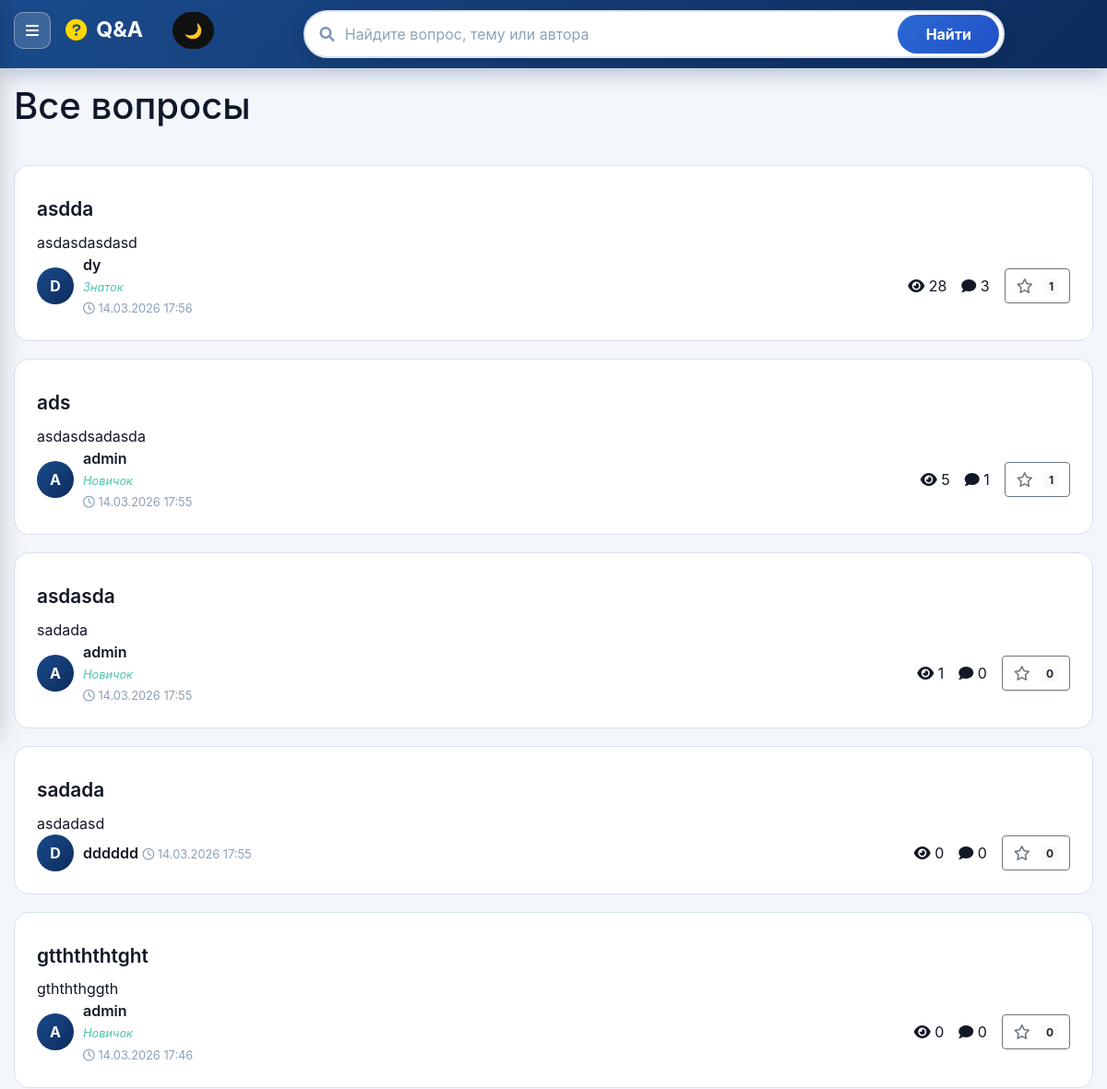
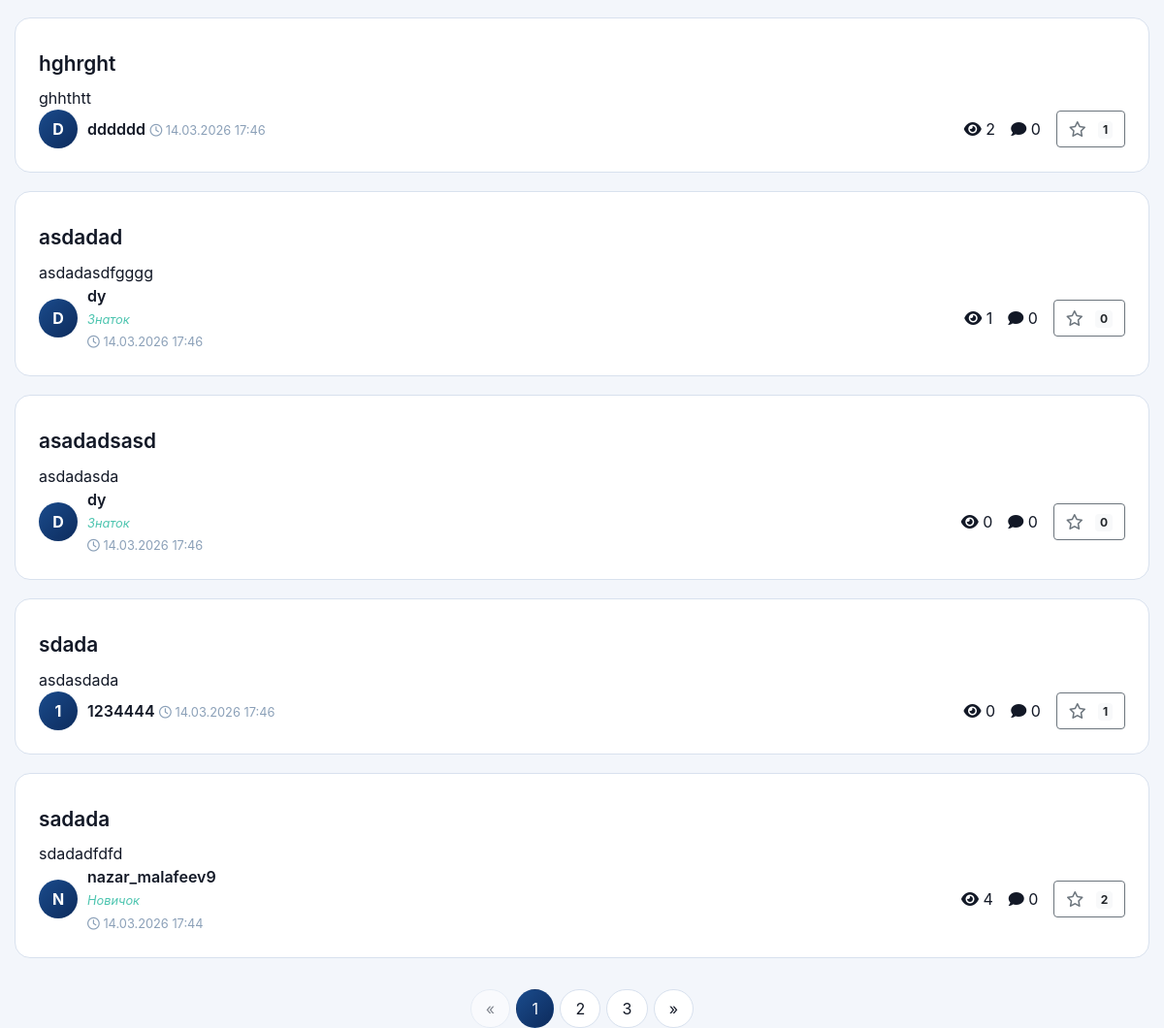
/questions/, run on an earlier commit of the app's database (2 pictures, top to bottom).
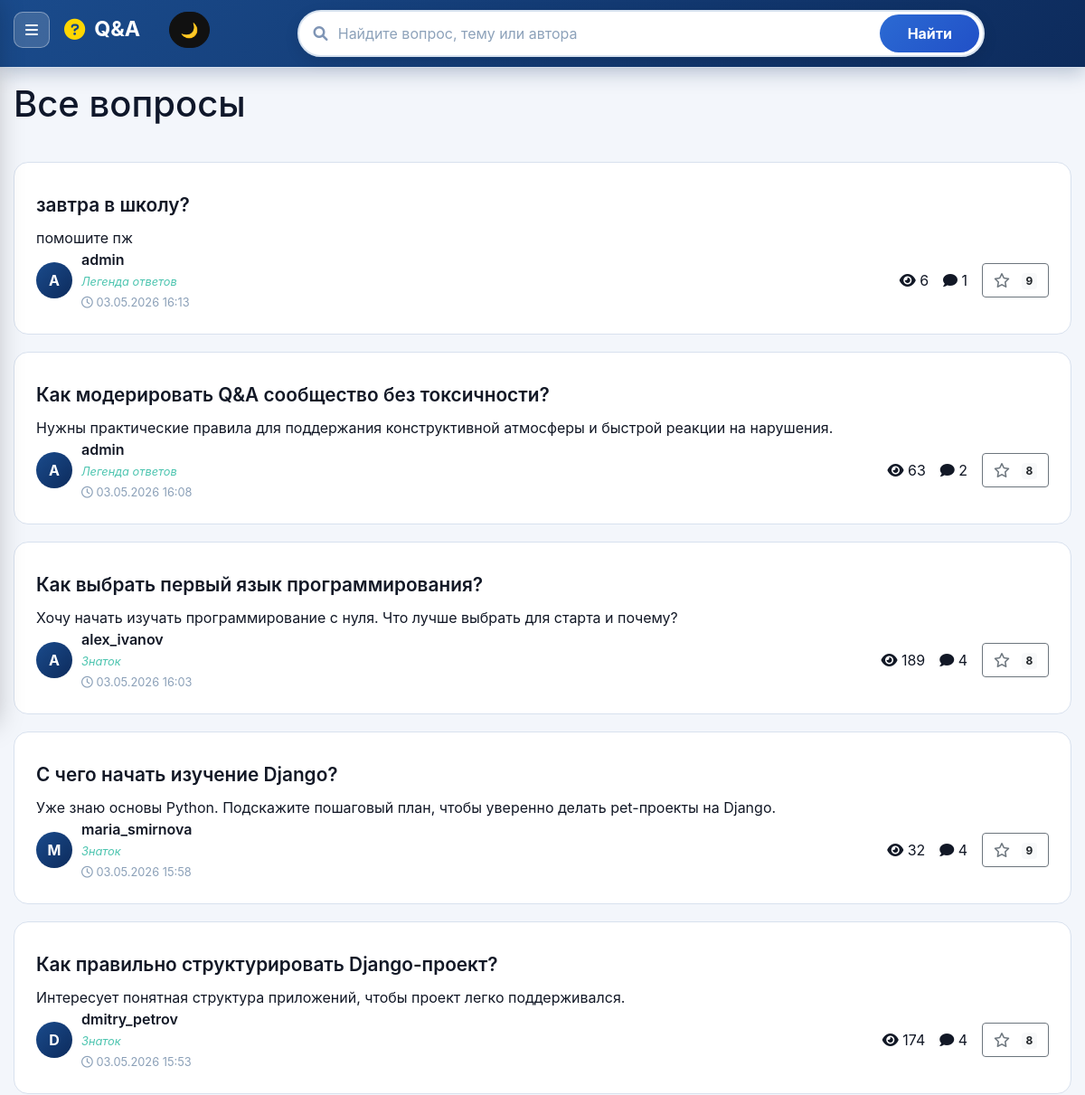
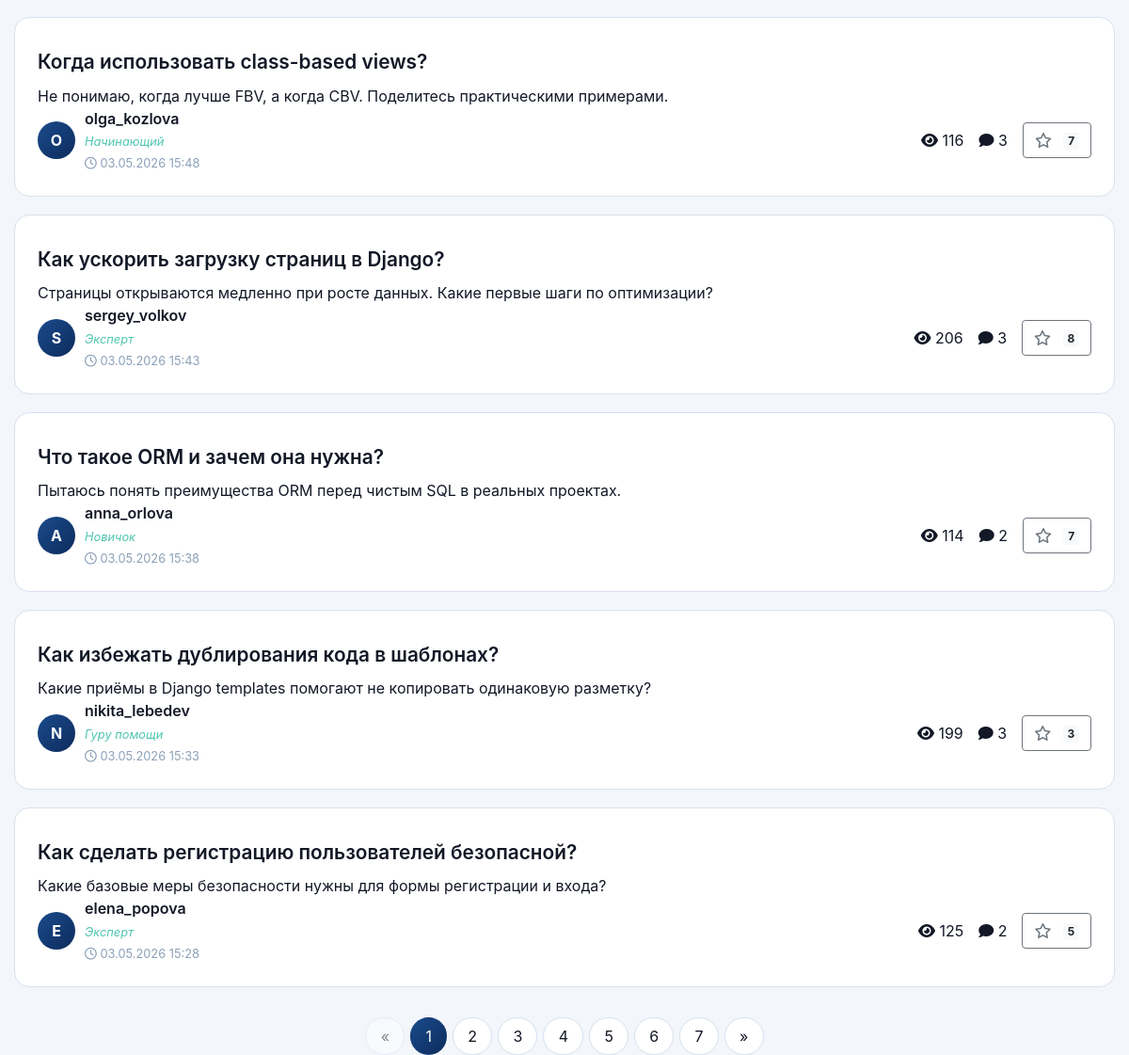
And on a later commit of the database (2 pictures, top to bottom).
### questions/models.py (models this page shows, shortened)
class Question(models.Model):
    title = models.CharField(max_length=200)
    content = models.TextField()
    created_at = models.DateTimeField(auto_now_add=True)
    author = models.ForeignKey(User, on_delete=models.CASCADE, related_name='questions')
    views_count = models.IntegerField(default=0)
    accepted_answer = models.OneToOneField(
        'Answer',
        on_delete=models.SET_NULL,
        null=True,
        blank=True,
        related_name='accepted_for_question'
    )
    objects = models.Manager()

class Profile(models.Model):
    user = models.OneToOneField(User, on_delete=models.CASCADE)
    bio = models.TextField(blank=True)
    location = models.CharField(max_length=100, blank=True)
    website = models.URLField(blank=True)
    chosen_title = models.CharField(max_length=100, blank=True, null=True, help_text='Выбранный титул из ранее полученных')
    def get_score(self):
        answers = self.user.answers
        answer_count = answers.count()
        accepted_count = answers.filter(question__accepted_answer_id=F('id')).count()
        bad_count = answers.filter(is_bad=True).count()
        score = answer_count + accepted_count * 10 - bad_count * 2
        return max(score, 0)
    def get_title(self):
        if self.chosen_title:
            return self.chosen_title
        score = self.get_score()
        if score >= 100:
            return 'Легенда ответов'
        if score >= 50:
            return 'Гуру помощи'
        if score >= 25:
            return 'Эксперт'
        if score >= 10:
            return 'Знаток'
        if score >= 1:
            return 'Новичок'
        return 'Начинающий'
    objects = models.Manager()

### questions/views.py (the view, shortened to what this page needs)
# urls.py: path('', question_list, name='question_list'),
def question_list(request):
    questions = Question.objects.select_related('author', 'author__profile').annotate(
        likes_count=Count('likes', distinct=True),
        answers_count=Count('answers', distinct=True),
    )
    q = request.GET.get('q', '')
    q = q.strip()
    questions = questions.order_by('-created_at')
    paginator = Paginator(questions, 10)
    page_number = request.GET.get('page', 1)
    try:
        page_obj = paginator.page(page_number)
    except PageNotAnInteger:
        page_obj = paginator.page(1)
    except EmptyPage:
        page_obj = paginator.page(paginator.num_pages)
    if request.user.is_authenticated:
        question_ids = [question.id for question in page_obj.object_list]
        liked_ids = set(
            QuestionLike.objects.filter(
                user=request.user,
                question_id__in=question_ids
            ).values_list('question_id', flat=True)
        )
        for question in page_obj.object_list:
            question.user_liked = question.id in liked_ids
    else:
        for question in page_obj.object_list:
            question.user_liked = False
    users = User.objects.all()
    query_params = request.GET.copy()
    query_params.pop('page', None)
    for key in list(query_params.keys()):
        if key != 'q':
            query_params.pop(key, None)
    context = {
        'page_obj': page_obj,
        'questions': page_obj.object_list,
        'users': users,
        'querystring': query_params.urlencode(),
        'search_query': q,
    }
    return render(request, 'questions/question_list.html', context)

### questions/context_processors.py (called while the page is built)
def search_query(request):
    return {"search_query": request.GET.get("q", "").strip()}

### questions/templates/questions/question_list.html (shortened to what this page needs)
{% extends "base.html" %}
{% block content %}
    <div class="page-header">
        <h1 style="color: var(--header-color);">Все вопросы</h1>
    </div>
    {% for question in questions %}
    <div class="question-card">
        <h2 class="question-title">
            <a href="{% url 'question_detail' question.pk %}">{{ question.title }}</a>
        </h2>
        <div class="question-preview">{{ question.content|truncatewords:30 }}</div>
        <div class="question-meta">
            <div class="author-info">
                <div class="avatar">
                    {{ question.author.username|first|upper }}
                </div>
                <div>
                    <span class="author-name"><a href="{% url 'profile' question.author.username %}">{{ question.author.username }}</a></span>
                    {% if question.author.profile.get_title %}<div class="author-title">{{ question.author.profile.get_title }}</div>{% endif %}
                    <span class="post-date">
                        <i class="far fa-clock"></i> {{ question.created_at|date:"d.m.Y H:i" }}
                    </span>
                </div>
            </div>
            <div class="stats">
                <span class="stat-item"><i class="fas fa-eye"></i> {{ question.views_count }}</span>
                <span class="stat-item"><i class="fas fa-comment"></i> {{ question.answers_count }}</span>
            </div>
            <div class="like-section">
                {% if user.is_authenticated %}
                    <button class="btn {% if question.user_liked %}btn-warning{% else %}btn-outline-warning{% endif %} like-btn"
                            data-question-id="{{ question.pk }}"
                            data-liked="{{ question.user_liked|yesno:'true,false' }}">
                        <i class="{% if question.user_liked %}fas{% else %}far{% endif %} fa-star mr-1"></i>
                        {% if question.user_liked %}Убрать звезду{% else %}Поставить звезду{% endif %}
                        <span class="badge badge-light ml-1 likes-count">{{ question.likes_count }}</span>
                    </button>
                {% else %}
                    <a href="{% url 'login' %}" class="btn btn-outline-secondary">
                        <i class="far fa-star mr-1"></i>
                        <span class="badge badge-light ml-1">{{ question.likes_count }}</span>
                    </a>
                {% endif %}
            </div>
        </div>
    </div>
    {% endfor %}
    <div class="pagination-wrap">
        {% if page_obj.has_previous %}
            <a class="page-pill" href="?{% if querystring %}{{ querystring }}&{% endif %}page={{ page_obj.previous_page_number }}">«</a>
        {% else %}
            <span class="page-pill disabled">«</span>
        {% endif %}
        {% for num in page_obj.paginator.page_range %}
            {% if page_obj.number == num %}
                <span class="page-pill active">{{ num }}</span>
            {% else %}
                <a class="page-pill" href="?{% if querystring %}{{ querystring }}&{% endif %}page={{ num }}">{{ num }}</a>
            {% endif %}
        {% endfor %}
        {% if page_obj.has_next %}
            <a class="page-pill" href="?{% if querystring %}{{ querystring }}&{% endif %}page={{ page_obj.next_page_number }}">»</a>
        {% else %}
            <span class="page-pill disabled">»</span>
        {% endif %}
    </div>
{% endblock %}

### templates/base.html (shortened to what this page needs)
<!DOCTYPE html>
<html lang="ru">
<head>
    <link rel="stylesheet" href="https://stackpath.bootstrapcdn.com/bootstrap/4.5.2/css/bootstrap.min.css">
    <link rel="stylesheet" href="https://cdnjs.cloudflare.com/ajax/libs/font-awesome/6.0.0/css/all.min.css">
</head>
<body>
<nav class="navbar navbar-expand-lg navbar-dark">
    <div class="container">
        <div class="nav-main">
            <div class="nav-top-left">
                <button id="menu-toggle" class="menu-toggle" type="button" aria-label="Открыть меню">
                    <i class="fas fa-bars"></i>
                </button>
                <a class="navbar-brand" href="{% url 'question_list' %}">
                    <i class="fas fa-question-circle"></i> Q&A
                </a>
            </div>
            <div class="nav-top-right">
                <button id="theme-toggle" type="button" aria-label="Переключить тему">🌙</button>
            </div>
        </div>
        <form method="get" action="{% url 'question_list' %}" class="nav-search">
            <div class="search-wrap">
                <i class="fas fa-search"></i>
                <input
                    type="text"
                    name="q"
                    class="search-input"
                    placeholder="Найдите вопрос, тему или автора"
                    value="{{ search_query }}"
                >
                <button type="submit" class="search-btn">Найти</button>
            </div>
        </form>
    </div>
</nav>
<div class="container">
    {% block content %}
    {% endblock %}
</div>
</body>
</html>

### templates/base.html (style rules this page uses)
:root { --bg: #f3f6fb; --bg-soft: #ffffff; --text: #121826; --card-bg: #ffffff; --card-border: #d8e1ee; --muted: #617387; --muted-light: #8ba0b8; --header-color: #0f172a; --brand: #1a4b8c; --brand-strong: #0d2b5c; --accent: #2a65b7; --theme-btn-bg: #111111; --theme-btn-text: #ffffff; --theme-btn-border: #111111; }
* { margin: 0; padding: 0; box-sizing: border-box; }
body { background: var(--bg); color: var(--text); font-family: -apple-system, BlinkMacSystemFont, 'Segoe UI', Roboto, 'Helvetica Neue', Arial, sans-serif; transition: background-color 0.3s, color 0.3s; }
.navbar { background: linear-gradient(135deg, #1a4b8c 0%, #0d2b5c 100%); border-bottom: 1px solid var(--card-border); box-shadow: 0 6px 20px rgba(13, 43, 92, 0.25); padding: 0.65rem 0; }
.nav-main { display: flex; align-items: center; justify-content: space-between; gap: 1rem; margin-bottom: 0.55rem; }
.nav-top-left { display: flex; align-items: center; gap: 0.75rem 1rem; min-width: 0; }
.nav-top-right { display: flex; align-items: center; justify-content: flex-end; }
.navbar-brand { font-size: 1.45rem; font-weight: 700; color: #ffffff !important; display: flex; align-items: center; flex-shrink: 0; }
.navbar-brand i { color: #ffd700; margin-right: 10px; }
.menu-toggle { border: 1px solid rgba(255, 255, 255, 0.35); background: rgba(255, 255, 255, 0.16); color: #fff; border-radius: 10px; width: 40px; height: 40px; display: inline-flex; align-items: center; justify-content: center; cursor: pointer; font-size: 1rem; flex-shrink: 0; }
.nav-search { width: min(760px, 100%); margin: 0 auto; }
.search-wrap { display: flex; align-items: center; background: #ffffff; border: 2px solid #d7e2ef; border-radius: 999px; padding: 0.2rem 0.2rem 0.2rem 1rem; box-shadow: 0 5px 16px rgba(0, 0, 0, 0.1); min-height: 48px; }
.search-wrap i { color: #7f95b5; margin-right: 0.7rem; }
.search-input { background: transparent; border: none; color: #1a2433; flex: 1; min-width: 0; outline: none; font-size: 1rem; }
.search-input::placeholder { color: #8da2ba; }
.search-btn { border: none; border-radius: 999px; background: linear-gradient(135deg, #2b6ad3, #2150c7); color: #fff; padding: 0.55rem 1.2rem; font-weight: 700; cursor: pointer; min-width: 110px; }
#theme-toggle { flex-shrink: 0; border: 1px solid var(--theme-btn-border); border-radius: 999px; padding: 0.45rem 0.72rem; font-size: 1rem; background: var(--theme-btn-bg); color: var(--theme-btn-text); cursor: pointer; transition: background 0.2s ease, border-color 0.2s ease; font-weight: 600; }
.container { max-width: 1200px; margin: 0 auto; padding: 0 15px; }
.question-card { background: var(--card-bg); border-radius: 16px; padding: 1.5rem; margin-bottom: 1.2rem; border: 1px solid var(--card-border); transition: 0.3s; }
.question-title a { color: var(--text); text-decoration: none; font-weight: 600; font-size: 1.3rem; }

### questions/templates/questions/question_list.html (style rules this page uses)
.page-header { display: flex; justify-content: space-between; align-items: center; margin: 1rem 0 2rem; gap: 1rem; }
.question-meta { display: flex; flex-wrap: wrap; align-items: center; gap: 1rem; }
.author-info { display: flex; align-items: center; gap: 10px; }
.avatar { width: 40px; height: 40px; border-radius: 50%; background: linear-gradient(135deg, #1a4b8c, #0d2b5c); display: flex; align-items: center; justify-content: center; color: #fff; font-weight: bold; }
.author-name { font-weight: 600; color: var(--text); }
.author-name a { color: var(--text); text-decoration: none; }
.author-title { font-size: 0.8rem; color: #4ec5b0; font-style: italic; margin-top: 0.2rem; }
.post-date { font-size: 0.8rem; color: var(--muted-light); }
.stats { display: flex; gap: 1rem; margin-left: auto; }
.pagination-wrap { margin-top: 2rem; display: flex; justify-content: center; gap: 6px; flex-wrap: wrap; }
.page-pill { padding: 0.45rem 0.95rem; background: var(--card-bg); border-radius: 999px; border: 1px solid var(--card-border); color: var(--text); text-decoration: none; }
.page-pill.active { background: linear-gradient(135deg, #1a4b8c, #0d2b5c); color: #fff; border-color: transparent; }
.page-pill.disabled { opacity: 0.5; pointer-events: none; }

What changed in the data, as far as the page shows it:
removed Question: title "asdda", content "asdasdasdasd", author.username|first "D", author.username "dy", author.profile.get_title "Знаток", created_at "14.03.2026 17:56", views_count "28", answers_count "3", likes_count "1"
removed Question: title "ads", content "asdasdsadasda", author.username|first "A", author.username "admin", author.profile.get_title "Новичок", created_at "14.03.2026 17:55", views_count "5", answers_count "1", likes_count "1"
removed Question: title "asdasda", content "sadada", author.username|first "A", author.username "admin", author.profile.get_title "Новичок", created_at "14.03.2026 17:55", views_count "1", answers_count "0", likes_count "0"
removed Question: title "sadada", content "asdadasd", author.username|first "D", author.username "dddddd", created_at "14.03.2026 17:55", views_count "0", answers_count "0", likes_count "0"
removed Question: title "gtthththtght", content "gthththggth", author.username|first "A", author.username "admin", author.profile.get_title "Новичок", created_at "14.03.2026 17:46", views_count "0", answers_count "0", likes_count "0"
removed Question: title "hghrght", content "ghhthtt", author.username|first "D", author.username "dddddd", created_at "14.03.2026 17:46", views_count "2", answers_count "0", likes_count "1"
removed Question: title "asdadad", content "asdadasdfgggg", author.username|first "D", author.username "dy", author.profile.get_title "Знаток", created_at "14.03.2026 17:46", views_count "1", answers_count "0", likes_count "0"
removed Question: title "asadadsasd", content "asdadasda", author.username|first "D", author.username "dy", author.profile.get_title "Знаток", created_at "14.03.2026 17:46", views_count "0", answers_count "0", likes_count "0"
removed Question: title "sdada", content "asdasdada", author.username|first "1", author.username "1234444", created_at "14.03.2026 17:46", views_count "0", answers_count "0", likes_count "1"
removed Question: title "sadada", content "sdadadfdfd", author.username|first "N", author.username "nazar_malafeev9", author.profile.get_title "Новичок", created_at "14.03.2026 17:44", views_count "4", answers_count "0", likes_count "2"
now on this page (row edited): Question: title "завтра в школу?", content "помошите пж", author.username|first "A", author.username "admin", author.profile.get_title "Легенда ответов", created_at "03.05.2026 16:13", views_count "6", answers_count "1", likes_count "9"
added Question: title "Как модерировать Q&A сообщество без токсичности?", content "Нужны практические правила для поддержания конструктивной атмосферы и быстрой реакции на нарушения.", author.username|first "A", author.username "admin", author.profile.get_title "Легенда ответов", created_at "03.05.2026 16:08", views_count "63", answers_count "2", likes_count "8"
added Question: title "Как выбрать первый язык программирования?", content "Хочу начать изучать программирование с нуля. Что лучше выбрать для старта и почему?", author.username|first "A", author.username "alex_ivanov", author.profile.get_title "Знаток", created_at "03.05.2026 16:03", views_count "189", answers_count "4", likes_count "8"
added Question: title "С чего начать изучение Django?", content "Уже знаю основы Python. Подскажите пошаговый план, чтобы уверенно делать pet-проекты на Django.", author.username|first "M", author.username "maria_smirnova", author.profile.get_title "Знаток", created_at "03.05.2026 15:58", views_count "32", answers_count "4", likes_count "9"
added Question: title "Как правильно структурировать Django-проект?", content "Интересует понятная структура приложений, чтобы проект легко поддерживался.", author.username|first "D", author.username "dmitry_petrov", author.profile.get_title "Знаток", created_at "03.05.2026 15:53", views_count "174", answers_count "4", likes_count "8"
added Question: title "Когда использовать class-based views?", content "Не понимаю, когда лучше FBV, а когда CBV. Поделитесь практическими примерами.", author.username|first "O", author.username "olga_kozlova", author.profile.get_title "Начинающий", created_at "03.05.2026 15:48", views_count "116", answers_count "3", likes_count "7"
added Question: title "Как ускорить загрузку страниц в Django?", content "Страницы открываются медленно при росте данных. Какие первые шаги по оптимизации?", author.username|first "S", author.username "sergey_volkov", author.profile.get_title "Эксперт", created_at "03.05.2026 15:43", views_count "206", answers_count "3", likes_count "8"
added Question: title "Что такое ORM и зачем она нужна?", content "Пытаюсь понять преимущества ORM перед чистым SQL в реальных проектах.", author.username|first "A", author.username "anna_orlova", author.profile.get_title "Новичок", created_at "03.05.2026 15:38", views_count "114", answers_count "2", likes_count "7"
added Question: title "Как избежать дублирования кода в шаблонах?", content "Какие приёмы в Django templates помогают не копировать одинаковую разметку?", author.username|first "N", author.username "nikita_lebedev", author.profile.get_title "Гуру помощи", created_at "03.05.2026 15:33", views_count "199", answers_count "3", likes_count "3"
added Question: title "Как сделать регистрацию пользователей безопасной?", content "Какие базовые меры безопасности нужны для формы регистрации и входа?", author.username|first "E", author.username "elena_popova", author.profile.get_title "Эксперт", created_at "03.05.2026 15:28", views_count "125", answers_count "2", likes_count "5"
Also different on the page:
new list line: "4"
new list line: "5"
new list line: "6"
new list line: "7"
